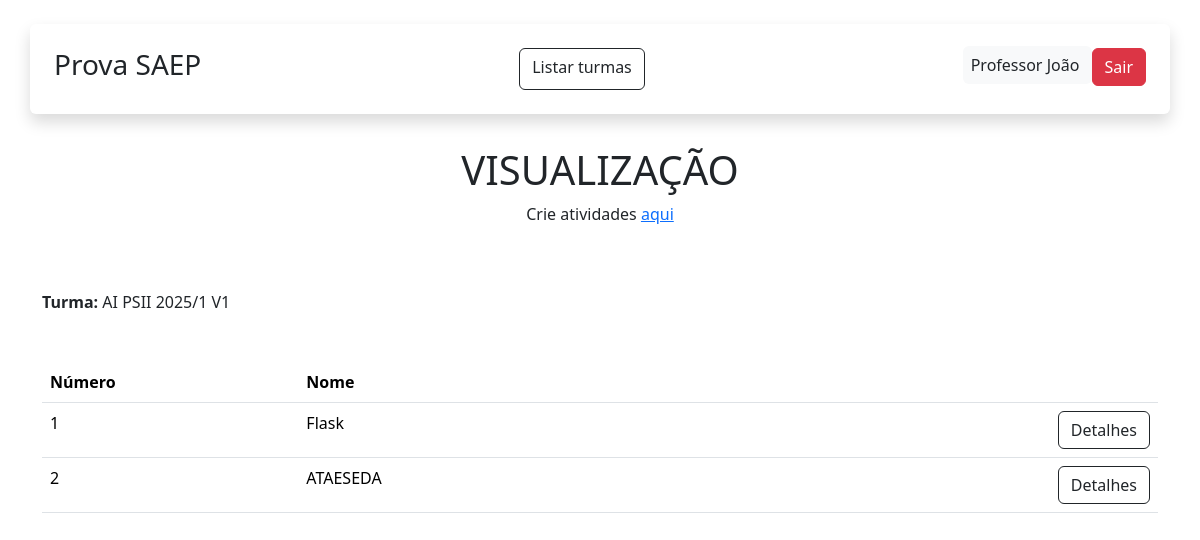
The app's page /turma/1/atividades (signed in) with its own data.
### app/models.py (models this page shows, shortened)
class User(db.Model, UserMixin):
    id = db.Column(db.Integer, primary_key=True)
    nome = db.Column(db.String(100), nullable=False)
    sobrenome = db.Column(db.String(100), nullable=False)
    email = db.Column(db.String(120), unique=True, nullable=False)
    senha = db.Column(db.String(60), nullable=False)
    turmas = db.relationship('Turma', backref='user', lazy=True)
    atividades = db.relationship('Atividade', backref='user', lazy=True)

class Turma(db.Model):
    id = db.Column(db.Integer, primary_key=True)
    nome = db.Column(db.String(100), nullable=False)
    user_id = db.Column(db.Integer, db.ForeignKey('user.id'), nullable=False)
    atividades = db.relationship('Atividade', backref='turma', lazy=True)

class Atividade(db.Model):
    id = db.Column(db.Integer, primary_key=True)
    nome = db.Column(db.String(100), nullable=False)
    detalhes = db.Column(db.String, nullable=False)
    user_id = db.Column(db.Integer, db.ForeignKey('user.id'), nullable=False)
    turma_id = db.Column(db.Integer, db.ForeignKey('turma.id'), nullable=False)

### app/view.py (the view)
@app.route('/turma/<int:turma_id>/atividades', methods=['GET'])
@login_required
def visualizar_atividades_turma(turma_id):
    turma = Turma.query.get_or_404(turma_id)
    atividades = Atividade.query.filter_by(turma_id=turma.id).order_by(Atividade.id).all()
    return render_template('atividade_visualizacao.html', turma=turma, atividades=atividades)

### app/models.py (called while the page is built)
@login_manager.user_loader
def load_user(user_id):
    return User.query.get(int(user_id))

### app/templates/atividade_visualizacao.html (shortened to what this page needs)
{% extends "base.html" %}
{% block content %}
<div class="container">
    <div class="row text-center">
        <h1 class="mt-2">VISUALIZAÇÃO</h1>
        {% if current_user.email == "professor@gmail.com" %}
        <p>Crie atividades <a href="{{ url_for('atividade_turma', turma_id=turma.id) }}">aqui</a></p>
        {% endif %}
    </div>
</div>
<div class="container mt-5">
    <p><b>Turma:</b> {{turma.nome}}</p>
    <div class="mt-5">
        <table class="table">
            <thead>
                <th class="col-3">Número</th>
                <th class="col-9">Nome</th>
                <th class="col-1"></th>
            </thead>
            <tbody>
                {% for linha in atividades %}
                <tr>
                    <td>{{ linha.id }}</td>
                    <td>{{ linha.nome }}</td>
                    <td>
                        <a class="btn btn-outline-dark"
                            href="{{ url_for('atividade_detalhes', atividade_id=linha.id) }}">
                            Detalhes
                        </a>
                    </td>
                </tr>
                {% endfor %}
            </tbody>
        </table>
    </div>
</div>
{% endblock %}

### app/templates/base.html (shortened to what this page needs)
<!DOCTYPE html>
<html lang="en">
<head>
    <link href="https://cdn.jsdelivr.net/npm/bootstrap@5.3.8/dist/css/bootstrap.min.css" rel="stylesheet"
>
</head>
<body>
    <header class="container shadow rounded-2 p-4 my-4 d-flex justify-content-between">
        <h3> Prova SAEP </h3>
        <nav class="nav gap-2 my-md-0">
            <a href="{{ url_for ('turmas') }}" class="btn btn-outline-dark">Listar turmas</a>
        </nav>
        <div>
            {% if current_user.is_authenticated %}
            <span class="p-2 bg-light rounded-2"> {{ current_user.nome }} {{ current_user.sobrenome }} </span>
            <a href="{{ url_for('logout') }}" class="btn btn-danger">Sair</a>
            {% else %}
            <a class="btn btn-outline-dark px-4" href="{{url_for('LoginPage')}}">Login</a>
            <a class="btn btn-outline-dark px-4" href="{{url_for('RegisterPage')}}">Cadastro</a>
            {% endif %}
        </div>
    </header>
    {% block content %} {% endblock %}
</body>
</html>

### records on screen
User: nome "Professor", sobrenome "João"
Turma: nome "AI PSII 2025/1 V1"
Atividade: id "1", nome "Flask"
Atividade: id "2", nome "ATAESEDA"
